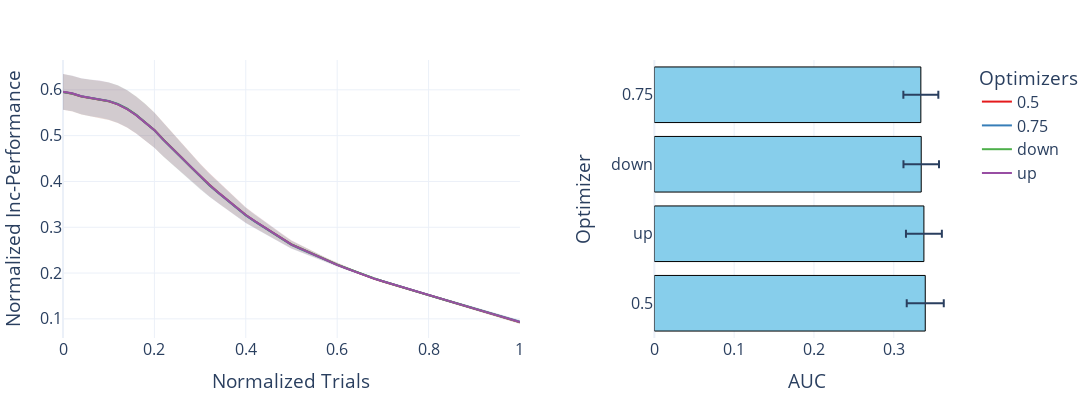

This figure's notebook cell:
### Code cell
# Which thresholding?
plot_one_thing('thresh')
